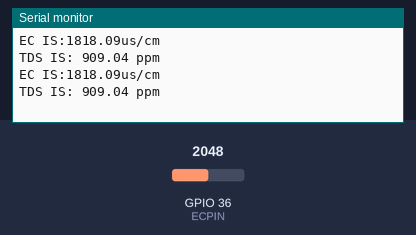
A sketch run on a simulated ESP32. Shown: the last lines printed to the serial monitor. The inputs (shaded band) are chosen by the test bench; at power-on: GPIO 36 (ECPIN) = 2048.

Above: at 1.8 s.
1.9 s: GPIO 36 (ECPIN) set to 2866
At 2.8 s:
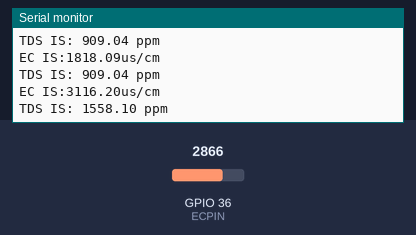
3.4 s: GPIO 36 (ECPIN) set to 3603
At 4.8 s:
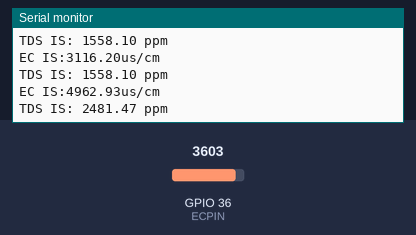
Timing chart, 0 to 6.4 s (numbered marks = the images above; inputs shaded):
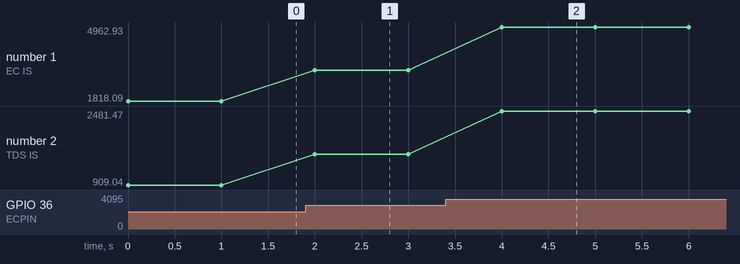

The sketch:

tds_finalv1.ino
```cpp
#include "tds.h"
#define ECPIN 36
TDS tds(ECPIN);
float ecValue,TdsValue;
void setup() {
  // put your setup code here, to run once:
  Serial.begin(115200);

}

void loop() {
  // put your main code here, to run repeatedly:
  tds.calTDS();
  //tds.getkkValue();
  ecValue = tds.getEC();
  TdsValue = tds.getTds();
  Serial.print("EC IS:");
  Serial.print(ecValue);
  Serial.println("us/cm"); //*0.001 ms/cm
  Serial.print("TDS IS: ");
  Serial.print(TdsValue);
  Serial.println(" ppm");
  delay(1000);

}
```

tds.h
```cpp
#include<Arduino.h>
class TDS{
  private:
    float TdsFactor = 0.5;  // tds = ec / 2
    int t_pin;
    float analogValue;
    float voltage;
    float aref = 3.3;
    float adcRange = 4096.0;
    float ecValue,ecValue25;
    float temperature = 25;
    float tdsValue;
    float kValue = 1.38;

    float KValueTemp,rawECsolution;

  public:
    TDS(int pin){
      t_pin = pin;
    }
    void calTDS(){
      //analogValue = analogRead(t_pin);
      analogValue = analogRead(t_pin);
      voltage =analogValue/adcRange*aref;
      ecValue = (133.42*voltage*voltage*voltage - 255.86*voltage*voltage + 857.39*voltage)*kValue;
      ecValue25 = ecValue / (1.0+0.02*(temperature-25.0));  //temperature compensation
      tdsValue = ecValue25 * TdsFactor;
    }
    float getEC(){
      return ecValue25;
    }
    float getTds(){
      return tdsValue;
    }
    void getkkValue(){
      rawECsolution = 707/(float)(TdsFactor);
      rawECsolution = rawECsolution*(1.0+0.02*(temperature-25.0));
      KValueTemp = rawECsolution/(133.42*voltage*voltage*voltage - 255.86*voltage*voltage + 857.39*voltage);  //calibrate in the  buffer solution, such as 707ppm(1413us/cm)@25^c
      kValue =  KValueTemp;
      Serial.print("voltage: ");
      Serial.println(voltage);
      Serial.print("rawECsolution: ");
      Serial.println(rawECsolution);
      Serial.print("kValue is: ");
      Serial.println(kValue);
      Serial.print("KValueTemp is: ");
      Serial.println(KValueTemp);
    }


};
```

Measured:
- after the input at 1.9 s, the serial monitor: prints a new line after 0.10 s (image 1)
- after the input at 3.4 s, the serial monitor: prints a new line after 0.60 s (image 2)
- plotted number 1: 1818.09 → 3116.2 after the input at 1.9 s, 3116.2 → 4962.93 after the input at 3.4 s
- plotted number 2: 909.04 → 1558.1 after the input at 1.9 s, 1558.1 → 2481.47 after the input at 3.4 s
